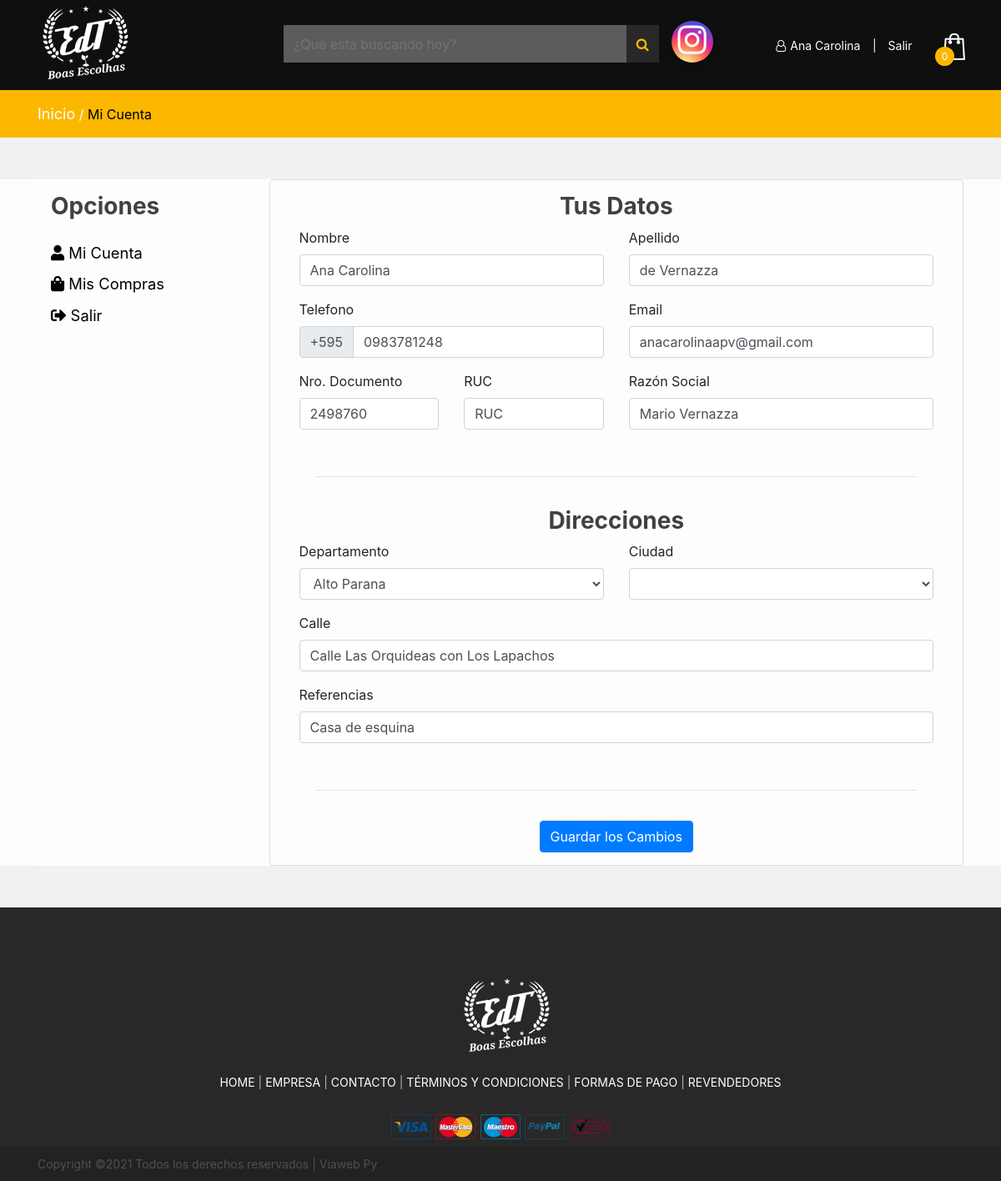
The page /perfil.php (signed in) on the database its author committed.
### tables this page shows
CREATE TABLE IF NOT EXISTS `tb_cliente` (
  `id` int(11) NOT NULL AUTO_INCREMENT,
  `nombre` varchar(80) NOT NULL,
  `apellido` varchar(80) DEFAULT NULL,
  `ruc` varchar(20) DEFAULT NULL COMMENT 'RUC, RG, CI',
  `documento` varchar(50) DEFAULT NULL,
  `razon_social` varchar(80) DEFAULT NULL,
  `mayorista` tinyint(1) NOT NULL,
  `telefono` varchar(20) DEFAULT NULL,
  `email` varchar(80) DEFAULT NULL,
  `url` varchar(80) DEFAULT NULL,
  PRIMARY KEY (`id`)
);

CREATE TABLE IF NOT EXISTS `tb_cli_direccion` (
  `id` int(11) NOT NULL AUTO_INCREMENT,
  `id_cliente` int(11) NOT NULL,
  `calle` varchar(80) NOT NULL,
  `ciudad` varchar(80) NOT NULL,
  `departamento` varchar(80) NOT NULL,
  `referencia` varchar(80) DEFAULT NULL,
  `favorito` tinyint(1) NOT NULL COMMENT '0 -> no 1 -> sí',
  PRIMARY KEY (`id`)
);

### includes/funciones.php (called while the page is built, shortened)
<?php
	function getDepartamentos() {
		$connection = conn();
		$sql = "SELECT * FROM tb_departamento ORDER BY id ASC";
		$query = $connection->prepare($sql);
		$query->execute();
		if ($query->rowCount() > 0) {
			$result= $query->fetchAll();
		} else {
			$result = null;
		}
		return $result;
    }
	function getCliente ($id) {
		$connection = conn();
        $sql = "SELECT * FROM tb_cliente
                WHERE tb_cliente.id = $id";
		$query = $connection->prepare($sql);
		$query->execute();
		if ($query->rowCount() > 0) {
			$result= $query->fetch();
		} else {
			$result = null;
		}
		return $result;
	}
	function getDireccion ($id) {
		$connection = conn();
        $sql = "SELECT * FROM tb_cli_direccion
                WHERE tb_cli_direccion.id_cliente = $id";
		$query = $connection->prepare($sql);
		$query->execute();
		if ($query->rowCount() > 0) {
			$result= $query->fetch();
		} else {
			$result = null;
		}
		return $result;
	}
            	?>

### perfil.php (the view, shortened to what this page needs)
<!DOCTYPE html>
<html lang="zxx">
<?php
	include("includes/head.php");
	include("includes/funciones.php");
	$cliente = getCliente($_SESSION['id_cliente']);
	$direccion = getDireccion($_SESSION['id_cliente']);
	$departs = getDepartamentos();
 ?>
<body>
	<?php include("includes/header.php"); ?>
	<div class="page-info-section page-info">
		<div class="container">
			<div class="site-breadcrumb">
				<a href="index.php">Inicio</a> /
				<span>Mi Cuenta</span>
			</div>
		</div>
	</div>
	<div class="page-area product-page spad">
		<div class="container">
			<div class="row" style="margin: 50px 0px;">
				<div class="col-md-3 menu-perfil">
					<h3>Opciones</h3>
					<a href="#" class="" onclick="showMisDatos()"> <i class="fas fa-user" aria-hidden="true"></i> Mi Cuenta</a>
					<a href="#" class="" onclick="showMiHistorial()"> <i class="fas fa-shopping-bag" aria-hidden="true"></i> Mis Compras</a>
					<a href="salir.php" class=""> <i class="fas fa-sign-out-alt" aria-hidden="true"></i> Salir</a>
				</div>
				<div class="col-md-9 caja-perfil rounded" id="misdatos">
					<form action="" method="post" autocomplete="off">
						<div class="col-md-12 text-center">
							<h3>Tus Datos</h3>
						</div>
						<div class="row">
							<div class="col-md-6">
								<div class="form-group">
									<label for="nombre">Nombre</label>
									<input type="text" class="form-control" id="nombre" name="nombre" placeholder="Nombre" value="<?php echo $cliente['nombre'];?>" maxlength="80">
								</div>
							</div>
							<div class="col-md-6">
								<div class="form-group">
									<label for="nombre">Apellido</label>
									<input type="text" class="form-control" id="apellido" name="apellido" placeholder="Apellido" value="<?php echo $cliente['apellido'];?>" maxlength="80">
								</div>
							</div>
						</div>
						<div class="row">
							<div class="col-md-6">
								<div class="form-group">
									<label for="nombre">Telefono</label>
									<div class="input-group mb-3">
										<div class="input-group-prepend">
											<span class="input-group-text" id="basic-addon1">+595</span>
										</div>
										<input type="text" class="form-control" id="telefono" name="telefono" aria-label="telefono" placeholder="9999 999999" value="<?php echo $cliente['telefono'];?>">
									</div>
								</div>
							</div>
							<div class="col-md-6">
								<div class="form-group">
									<label for="nombre">Email</label>
									<input type="email" class="form-control" id="email" name="email" placeholder="email@email.com" value="<?php echo $cliente['email'];?>" maxlength="80">
								</div>
							</div>
						</div>
						<div class="row">
							<div class="col-md-3">
								<div class="form-group">
									<label for="nombre">Nro. Documento</label>
									<input type="text" class="form-control" id="documento" name="documento" placeholder="9999999999" value="<?php echo $cliente['documento'];?>" maxlength="20">
								</div>
							</div>
							<div class="col-md-3">
								<div class="form-group">
									<label for="nombre">RUC</label>
									<input type="text" class="form-control" id="ruc" name="ruc" placeholder="9999999999" value="<?php echo $cliente['ruc'];?>" maxlength="20">
								</div>
							</div>
							<div class="col-md-6">
								<div class="form-group">
									<label for="nombre">Razón Social</label>
									<input type="text" class="form-control" id="razonsocial" name="razonsocial" placeholder="Razón Social" value="<?php echo $cliente['razon_social'];?>" maxlength="80">
								</div>
							</div>
						</div>
						<hr>
						<div class="col-md-12 text-center">
							<h3>Direcciones</h3>
						</div>
						<div class="row">
							<div class="col-md-6">
								<div class="form-group">
									<label for="tipo">Departamento</label>
									<select class="form-control" id="departamento" name="departamento" data-width="100%" data-live-search="true" onchange="carregaCiudades()">
										<?php
											if ($departs != null) {
												foreach ($departs as $row) {
													if ($direccion['departamento'] == $row['id']) {
														$selected = " selected";
													} else {
														$selected = "";
													}
										?>
											<option value="<?php echo $row['id'];?>" <?php echo $selected;?>><?php echo $row['nombre'];?></option>
										<?php
												}
											}
										?>
									</select>
								</div>
							</div>
							<div class="col-md-6">
								<div class="form-group">
									<label for="nombre">Ciudad</label>
									<select class="form-control" id="ciudad" name="ciudad" data-width="100%" data-live-search="true">
									</select>
								</div>
							</div>
						</div>
						<div class="row">
							<div class="col-md-12">
								<div class="form-group">
									<label for="nombre">Calle</label>
									<input type="text" class="form-control" id="calle" name="calle" placeholder="Calle, Nro 0" value="<?php echo $direccion['calle'];?>" maxlength="80">
								</div>
							</div>
						</div>
						<div class="row">
							<div class="col-md-12">
								<div class="form-group">
									<label for="nombre">Referencias</label>
									<input type="text" class="form-control" id="referencias" name="referencias" placeholder="Referencias" value="<?php echo $direccion['referencia'];?>" maxlength="80">
								</div>
							</div>
						</div>
						<hr>
						<div class="row text-center">
							<div class="col-md-12">
								<button type="submit" class="btn btn-primary" name="guardar">Guardar los Cambios</button>
							</div>
						</div>
                    </form>
				</div>
			</div>
		</div>
	</div>
	<?php include("includes/footer.php");?>
</html>

### css/style.css (style rules this page uses)
html, body { height: 100%; font-family: 'Raleway', sans-serif; -webkit-font-smoothing: antialiased; font-smoothing: antialiased; }
h1, h2, h3, h4, h5, h6 { margin: 0; font-weight: 500; color: #414141; }
h3 { font-size: 30px; }
.spad { padding-top: 80px; padding-bottom: 80px; }
.page-info-section { background: #ebebeb; }
.page-info-section.page-info { padding: 87px 0; }
.page-info-section .container { position: relative; }
.site-breadcrumb { color: #909090; }
.site-breadcrumb a { font-size: 18px; color: #909090; }
.site-breadcrumb span { color: #414141; }
.product-page { padding-top: 100px; padding-bottom: 5px; }
@media (min-width: 1200px) { .container { max-width: 1176px; } }
.spad { padding-top: 10px; padding-bottom: 10px; }
.page-info-section { background: black; }
.page-info-section.page-info { padding: 50px 0; }
.site-breadcrumb { color: white; }
.site-breadcrumb a { color: white; }
.site-breadcrumb span { color: rgb(175, 174, 174); }
.menu-perfil { border: 1px solid #FFF; padding: 15px; }
.menu-perfil h3 { margin-bottom: 25px; font-weight: bold; }
.menu-perfil a { color: black; display: block; font-size: 1.15em; padding-bottom: 10px; text-decoration: none; }
.caja-perfil { border: 1px solid #dadfe1; padding: 15px; }
.caja-perfil .row { padding: 0px 20px; }
.caja-perfil h3 { font-weight: bold; }
.caja-perfil hr { width: 90%; margin-top: 40px; padding-bottom: 20px; }

### css/edt.css (style rules this page uses)
body { background-color: #f1f1f1; }
a { text-decoration: none !important; }
.page-info-section.page-info { padding: 15px 0; }
.page-info-section { background: #fcb800; }
.product-page { background: #fdfdfd; }
.site-breadcrumb span { color: rgb(0 0 0); }
.spad { padding-top: 0; padding-bottom: 0; }

### rows shown on the page
tb_cliente: nombre "Ana Carolina", apellido "de Vernazza", telefono "0983781248", email "anacarolinaapv@gmail.com", documento "2498760", ruc "RUC", razonsocial "Mario Vernazza"
tb_cli_direccion: calle "Calle Las Orquideas con Los Lapachos", referencias "Casa de esquina"

### other values the page prints
$_SESSION['usuario'] "Ana Carolina"
countCart() "0"
form field departamento "Alto Parana"
